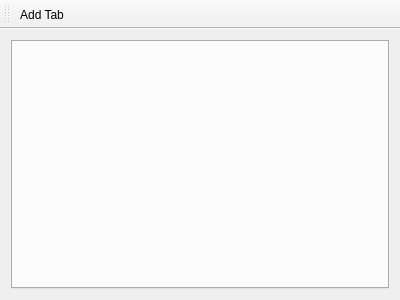
<?xml version="1.0" encoding="UTF-8"?>
<ui version="4.0">
 <class>MainWindow</class>
 <widget class="QMainWindow" name="MainWindow">
  <property name="geometry">
   <rect>
    <x>0</x>
    <y>0</y>
    <width>400</width>
    <height>300</height>
   </rect>
  </property>
  <property name="windowTitle">
   <string>Tab Thumbnails Browser Demo</string>
  </property>
  <widget class="QWidget" name="centralWidget">
   <layout class="QHBoxLayout" name="horizontalLayout">
    <item>
     <widget class="QTabWidget" name="tabWidget">
      <property name="currentIndex">
       <number>-1</number>
      </property>
      <property name="tabsClosable">
       <bool>true</bool>
      </property>
     </widget>
    </item>
   </layout>
  </widget>
  <widget class="QToolBar" name="mainToolBar">
   <property name="toolButtonStyle">
    <enum>Qt::ToolButtonTextUnderIcon</enum>
   </property>
   <attribute name="toolBarArea">
    <enum>TopToolBarArea</enum>
   </attribute>
   <attribute name="toolBarBreak">
    <bool>false</bool>
   </attribute>
   <addaction name="actionAdd_Tab"/>
  </widget>
  <action name="actionAdd_Tab">
   <property name="icon">
    <iconset resource="icons.qrc">
     <normaloff>:/add.png</normaloff>:/add.png</iconset>
   </property>
   <property name="text">
    <string>Add Tab</string>
   </property>
  </action>
 </widget>
 <layoutdefault spacing="6" margin="11"/>
 <resources>
  <include location="icons.qrc"/>
 </resources>
 <connections/>
</ui>
